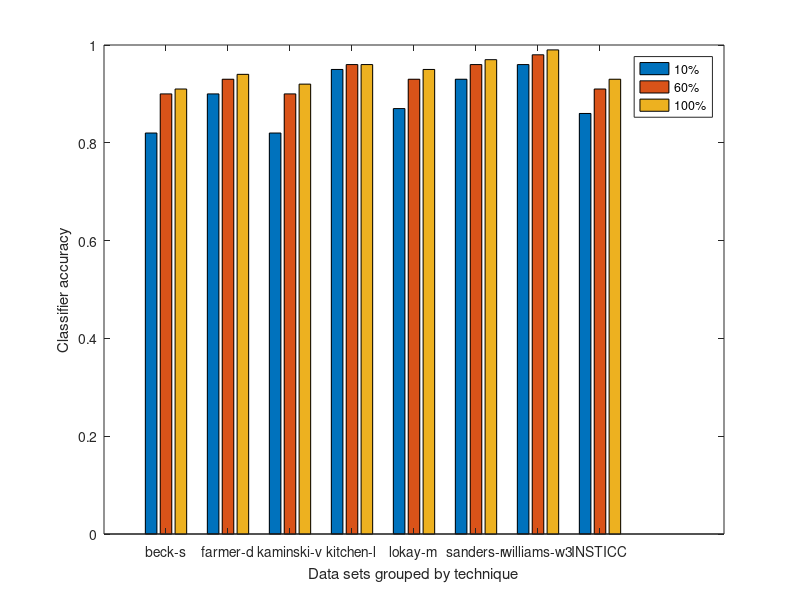

Reproduce this figure in MATLAB.
becks = [0.82  0.90  0.91]
farmerd = [0.90  0.93  0.94]
kaminskiv = [0.82  0.90  0.92]
kitchenl = [0.95  0.96  0.96]
lokaym = [0.87  0.93  0.95]
sandersr = [0.93  0.96  0.97]
williamsw3 = [0.96  0.98  0.99]
insticc = [0.86  0.91  0.93]


x = [becks; farmerd; kaminskiv; kitchenl; lokaym; sandersr; williamsw3; insticc]
bar(x)

xlabel('Data sets grouped by technique');
ylabel('Classifier accuracy');

xtick = {'beck-s', 'farmer-d', 'kaminski-v', 'kitchen-l', 'lokay-m', 'sanders-r', 'williams-w3', 'INSTICC'}
set(gca, 'XTickLabel', xtick); 

legend('10%', '60%', '100%')
